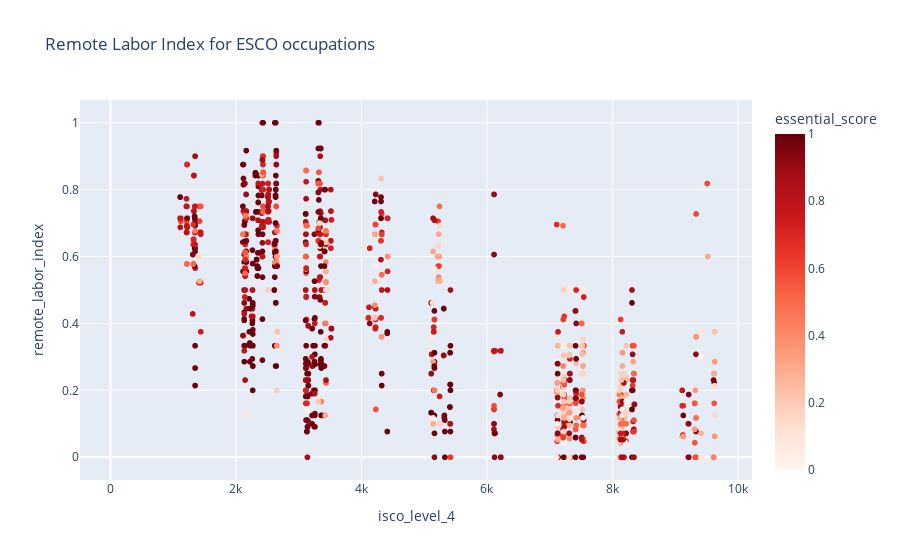

Notebook code cell kept with this figure:
### Markdown cell above
## 2.2 Check the Remote Labor Index estimates for ESCO occupations

Note that the dataset also includes an estimate of whether the occupation could be considered 'essential'. We, however, don't use this variable in the final analyses of the Mapping Career Causeways research report.

### Code cell
# RLI vs 4-digit ISCO-08 code
fig = px.scatter(occupations_remote, y='remote_labor_index', x='isco_level_4',
                 hover_data = ['id','preferred_label','soc_title', 'total_shock'],
                 color_continuous_scale='reds',
                 color='essential_score', title='Remote Labor Index for ESCO occupations')
fig.show()

### Figure 1 — Plotly figure (JSON) as saved in the notebook; plotly's stock layout.template omitted (floating-point values rounded to 4 significant figures; data arrays with more than 128 entries replaced by an {"elided": "..."} marker saying what was removed)
{"data": [{"customdata": {"elided": "2942x4 mixed values"}, "hovertemplate": "isco_level_4=%{x}<br>remote_labor_index=%{y}<br>id=%{customdata[0]}<br>preferred_label=%{customdata[1]}<br>soc_title=%{customdata[2]}<br>total_shock=%{customdata[3]}<br>essential_score=%{marker.color}<extra></extra>", "legendgroup": "", "marker": {"color": {"elided": "2942 float values"}, "coloraxis": "coloraxis", "symbol": "circle"}, "mode": "markers", "name": "", "showlegend": false, "type": "scattergl", "x": {"elided": "2942 int values"}, "xaxis": "x", "y": {"elided": "2942 float values"}, "yaxis": "y"}], "layout": {"coloraxis": {"colorbar": {"title": {"text": "essential_score"}}, "colorscale": [[0, "rgb(255,245,240)"], [0.125, "rgb(254,224,210)"], [0.25, "rgb(252,187,161)"], [0.375, "rgb(252,146,114)"], [0.5, "rgb(251,106,74)"], [0.625, "rgb(239,59,44)"], [0.75, "rgb(203,24,29)"], [0.875, "rgb(165,15,21)"], [1, "rgb(103,0,13)"]]}, "legend": {"tracegroupgap": 0}, "title": {"text": "Remote Labor Index for ESCO occupations"}, "xaxis": {"anchor": "y", "domain": [0, 1], "title": {"text": "isco_level_4"}}, "yaxis": {"anchor": "x", "domain": [0, 1], "title": {"text": "remote_labor_index"}}}}
